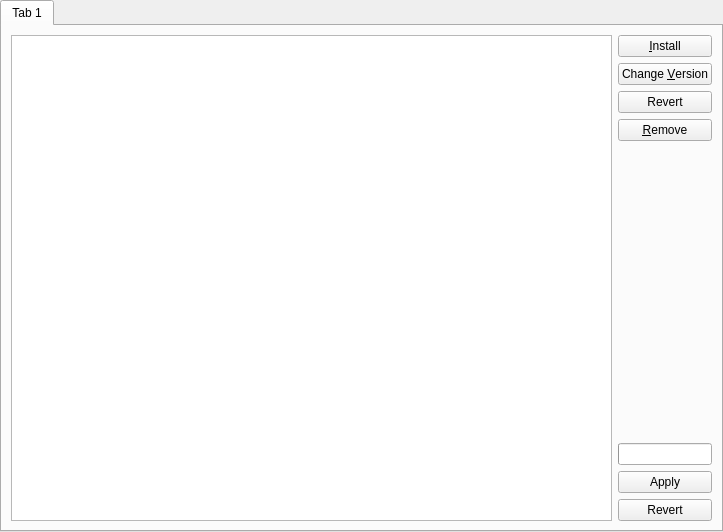
<?xml version="1.0" encoding="UTF-8"?>
<ui version="4.0">
 <class>PackagesPage</class>
 <widget class="QWidget" name="PackagesPage">
  <property name="geometry">
   <rect>
    <x>0</x>
    <y>0</y>
    <width>723</width>
    <height>532</height>
   </rect>
  </property>
  <property name="windowTitle">
   <string>Packages</string>
  </property>
  <layout class="QVBoxLayout" name="verticalLayout">
   <property name="leftMargin">
    <number>0</number>
   </property>
   <property name="topMargin">
    <number>0</number>
   </property>
   <property name="rightMargin">
    <number>0</number>
   </property>
   <property name="bottomMargin">
    <number>0</number>
   </property>
   <item>
    <widget class="QTabWidget" name="tabWidget">
     <property name="currentIndex">
      <number>0</number>
     </property>
     <widget class="QWidget" name="tab">
      <attribute name="title">
       <string>Tab 1</string>
      </attribute>
      <layout class="QGridLayout" name="gridLayout">
       <item row="0" column="0">
        <widget class="ModListView" name="modTreeView">
         <property name="sizePolicy">
          <sizepolicy hsizetype="Expanding" vsizetype="Expanding">
           <horstretch>0</horstretch>
           <verstretch>0</verstretch>
          </sizepolicy>
         </property>
         <property name="acceptDrops">
          <bool>true</bool>
         </property>
         <property name="dragDropMode">
          <enum>QAbstractItemView::DropOnly</enum>
         </property>
        </widget>
       </item>
       <item row="0" column="1">
        <layout class="QVBoxLayout" name="verticalLayout_2">
         <item>
          <widget class="QPushButton" name="install">
           <property name="text">
            <string>&amp;Install</string>
           </property>
          </widget>
         </item>
         <item>
          <widget class="QPushButton" name="changeVersion">
           <property name="text">
            <string>Change &amp;Version</string>
           </property>
          </widget>
         </item>
         <item>
          <widget class="QPushButton" name="revert">
           <property name="text">
            <string>Revert</string>
           </property>
          </widget>
         </item>
         <item>
          <widget class="QPushButton" name="remove">
           <property name="text">
            <string>&amp;Remove</string>
           </property>
          </widget>
         </item>
         <item>
          <spacer name="verticalSpacer">
           <property name="orientation">
            <enum>Qt::Vertical</enum>
           </property>
           <property name="sizeHint" stdset="0">
            <size>
             <width>20</width>
             <height>40</height>
            </size>
           </property>
          </spacer>
         </item>
         <item>
          <widget class="QProgressBar" name="progressBar">
           <property name="sizePolicy">
            <sizepolicy hsizetype="Minimum" vsizetype="Fixed">
             <horstretch>0</horstretch>
             <verstretch>0</verstretch>
            </sizepolicy>
           </property>
           <property name="format">
            <string>Verifying</string>
           </property>
          </widget>
         </item>
         <item>
          <widget class="QPushButton" name="applyTransaction">
           <property name="text">
            <string>Apply</string>
           </property>
          </widget>
         </item>
         <item>
          <widget class="QPushButton" name="revertTransaction">
           <property name="text">
            <string>Revert</string>
           </property>
          </widget>
         </item>
        </layout>
       </item>
      </layout>
     </widget>
    </widget>
   </item>
  </layout>
 </widget>
 <customwidgets>
  <customwidget>
   <class>ModListView</class>
   <extends>QTreeView</extends>
   <header>gui/widgets/ModListView.h</header>
  </customwidget>
 </customwidgets>
 <tabstops>
  <tabstop>tabWidget</tabstop>
  <tabstop>modTreeView</tabstop>
  <tabstop>changeVersion</tabstop>
  <tabstop>revert</tabstop>
  <tabstop>remove</tabstop>
  <tabstop>applyTransaction</tabstop>
  <tabstop>revertTransaction</tabstop>
 </tabstops>
 <resources/>
 <connections/>
</ui>
